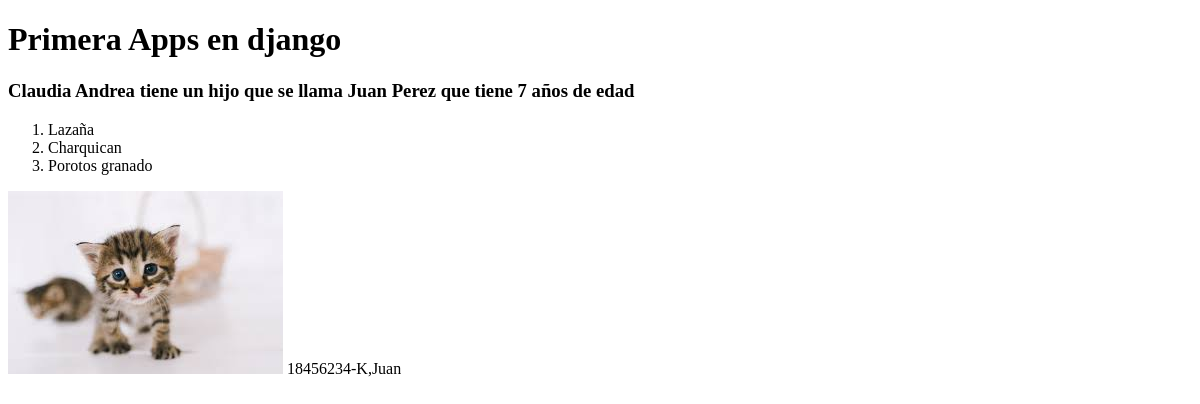
Before: / with the older database file.
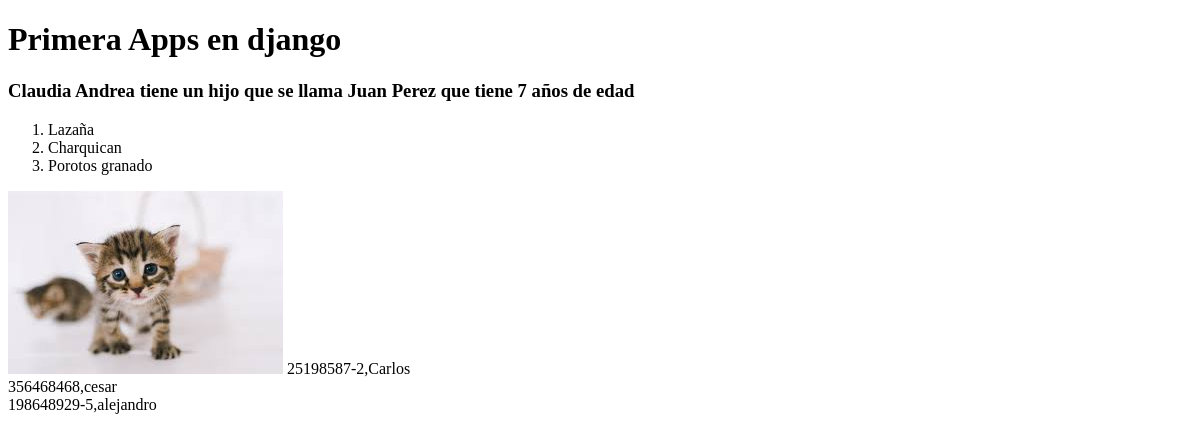
After: the same page with the newer database file.
### alumnos/models.py (models this page shows, shortened)
class Alumno(models.Model):
    rut              = models.CharField(primary_key=True, max_length=10)
    nombre           = models.CharField(max_length=20)
    apellido_paterno = models.CharField(max_length=20)
    apellido_materno = models.CharField(max_length=20)
    fecha_nacimiento = models.DateField(blank=False, null=False)
    id_genero        = models.ForeignKey('Genero',on_delete=models.CASCADE, db_column='idGenero')
    telefono         = models.CharField(max_length=45)
    email            = models.EmailField(unique=True, max_length=100, blank=True, null=True)
    direccion        = models.CharField(max_length=50, blank=True, null=True)
    activo           = models.IntegerField()

### alumnos/views.py (the view)
# urls.py: path('', index, name='index'),
def index(request):
    hijo=persona("Juan Perez", "7")
    lista=["Lazaña", "Charquican", "Porotos granado"]
    alumnos= Alumno.objects.all()
    context={"hijo":hijo, "nombre":"Claudia Andrea", "comidas":lista, "alumnos":alumnos }
    return render(request, 'alumnos/index.html', context)

### alumnos/templates/alumnos/index.html (shortened to what this page needs)
<!DOCTYPE html>
<html lang="en">
<head>
</head>
<body>
    {% load static %}
    <h1>Primera Apps en django</h1>
    <h3>{{nombre}} tiene un hijo que se llama {{hijo.nombre}} que tiene {{hijo.edad}} años de edad</h3>
    <ol>
        {% for comida in comidas %}
           <li>{{comida}}</li>
        {% endfor %}
    </ol>
    <img src="{% static 'alumnos/img/descarga.jfif' %}" alt="">
    {% for alumno in alumnos%}
        {{alumno.rut}},{{alumno.nombre}}<br>
    {% endfor %}
</body>
</html>

Changed rows visible on the page:
removed Alumno: rut "18456234-K", nombre "Juan"
added Alumno: rut "25198587-2", nombre "Carlos"
added Alumno: rut "356468468", nombre "cesar"
added Alumno: rut "198648929-5", nombre "alejandro"
